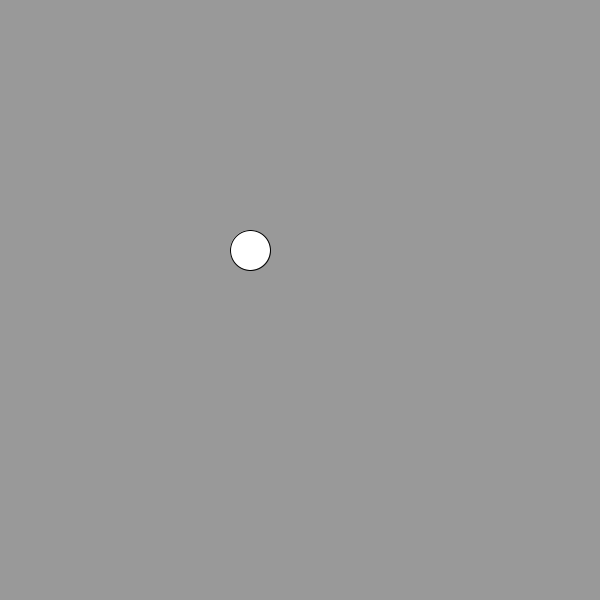
Frame 1 (no input)
Frame 60 (the mouse pressed at the canvas centre just before this capture): identical to frame 1, image omitted
Frame 120 (the mouse held since frame 60 and released just before this capture): identical to frame 1, image omitted

The Processing sketch that drew this single still picture (run headless with seeded random() and noise(); from frame 60 on, the mouse is pressed at the canvas centre):

// Processing sketch: slippery_dot
// ── slippery_dot.pde

 // Make a slippery dot. When you click on the dot it will slide to a new location.


 
 // 1. Create three integer variables to represent the x, y, and the size of the ellipse
       int x=250;
       int y=250;
       int size=40;
    void setup() {
      // 2. Set the size of your sketch
   size(600,600);
    }
    
    void draw() {
    
      // 3. Set the background color of your sketch
      background(#999999);
      // 4. Draw an ellipse using the variables created at the top of the sketch for the location and size of your ellipse. 
      //    Make sure it fits in the window. Change the variables if it does not.
     ellipse(x,y,size,size);
    
    }
    
    /******** This method gets called automatically when you press the mouse ************/
    void mousePressed() {
      //5. Create an integer variable called distance
int distance;
      //6. The getDistanceFromMouse() method below returns a number.
      //   Set the value of your distance variable to the value returned by the getDistance method
      //   You will need to pass the x and y location of your ellipse to this method.
       distance=getDistanceFromMouse(x,y);
          
      //7.  Use an if statement to check if your distance variable is < the radius of the ellipse
      //    If it is, make a new x AND y for the ellipse, for a new random location on the window
      //    Hint: Use code like this      x = (int) random(width);
       if(distance<=size/2){
         x = (int) random(width);
         y = (int) random(height);
         
       }
      
    }
    
    /********  This method gives you the number of pixels between the mouse and the x,y point ***********/
    int getDistanceFromMouse(int x, int y) {
      return (int)Math.sqrt(Math.pow((mouseX-x),2) + Math.pow((mouseY-y),2));
    }
